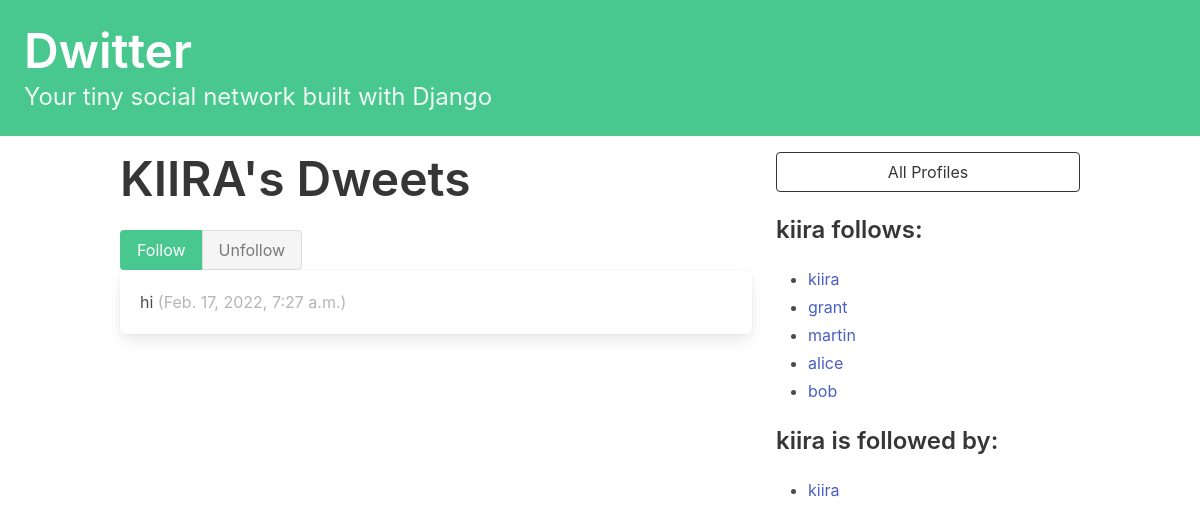
Before: /profile/1 with the older database file.
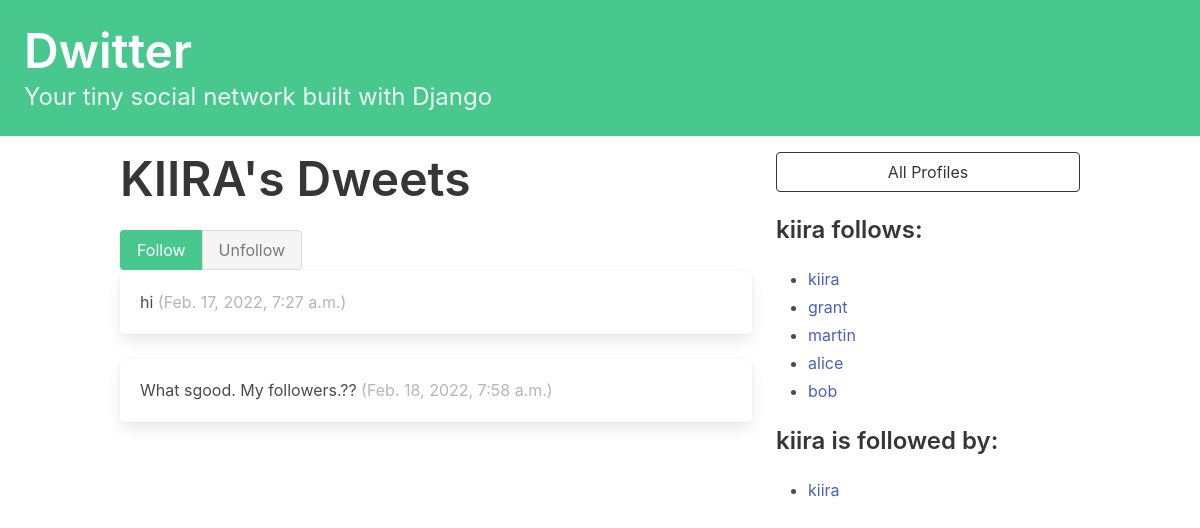
After: the same page with the newer database file.
### dwitter/models.py (models this page shows, shortened)
class Profile(models.Model):
    user = models.OneToOneField(User, on_delete=models.CASCADE)
    follows = models.ManyToManyField(
        "self",
        related_name="followed_by",
        symmetrical=False,
        blank=True
    )
    def __str__(self) -> str:
        return self.user.username

class Dweet(models.Model):
    user = models.ForeignKey(User, related_name="dweets", on_delete=models.DO_NOTHING)
    body = models.CharField(max_length=140)
    created_at = models.DateTimeField(auto_now_add=True)

### dwitter/views.py (the view, shortened to what this page needs)
# urls.py: path("profile/<int:pk>", profile, name="profile")
def profile(request, pk):
    profile = Profile.objects.get(id=pk)
    context = {"profile":profile}
    return render(request, "dwitter/profile.html", context)

### dwitter/templates/dwitter/profile.html (shortened to what this page needs)
{% extends 'base.html' %}
{% block content %}
<div class="column">
    <div class="block">
    <h1 class="title is-1">
        {{profile.user.username|upper}}'s Dweets
    </h1>
    </div>
    <form method="post">
    <div class="buttons has-addons">
        {% if profile in request.user.profile.follows.all %}
        <button class="button is-success is-static" name="follow" value="follow">Follow</button>
        <button class="button is-danger" name="follow" value="unfollow">Unfollow</button>
        {% else %}
        <button class="button is-success " name="follow" value="follow">Follow</button>
        <button class="button is-danger is-static" name="follow" value="follow">Unfollow</button>
        {% endif %}
    </div>
</form>
<div class="content">
    {% for dweet in profile.user.dweets.all %}
        <div class="box">
            {{ dweet.body }}
            <span class="is-small has-text-grey-light">
                ({{ dweet.created_at }})
            </span>
        </div>
    {% endfor %}
</div>
</div>
<div class="column is-one-third">
    <div class="block">
        <a href="{% url 'profile_list'%}">
            <button class="button is-dark is-outlined is-fullwidth">
                All Profiles
            </button>
        </a>
    </div>
    <div class="block">
        <h3 class="title is-4">
            {{profile.user.username}} follows:
        </h3>
        <div class="content">
            <ul>
            {% for following in profile.follows.all %}
                <li>
                    <a href="{% url 'profile' following.id %}">
                        {{ following }}
                    </a>
                </li>
            {% endfor %}
            </ul>
        </div>
    </div>
    <div class="block">
        <h3 class="title is-4">
            {{profile.user.username}} is followed by:
        </h3>
        <div class="content">
            <ul>
            {% for follower in profile.followed_by.all %}
                <li>
                    <a href="{% url 'profile' follower.id  %}">
                        {{ follower }}
                    </a>
                </li>
            {% endfor %}
            </ul>
        </div>
    </div>
</div>
{% endblock content %}

### dwitter/templates/base.html (shortened to what this page needs)
<!DOCTYPE html>
<html lang="en">
<head>
      <link rel="stylesheet"
      href="https://cdn.jsdelivr.net/npm/bulma@0.9.3/css/bulma.min.css">
</head>
<body>
    <section class="hero is-small is-success mb-4">
        <div class="hero-body">
           <a href=" {% url 'dashboard' %}">
               <h1 class="title is-1">Dwitter</h1>
            <p class="subtitle is-4">
                Your tiny social network built with Django
            </p>
        </a>
        </div>
    </section>
    <div class="container">
       <div class=columns>
           {% block content %}
        {% endblock content %}
       </div>
    </div>
</body>
</html>

Changed rows visible on the page:
added Dweet: body "What sgood. My followers.??", created_at "Feb. 18, 2022, 7:58 a.m."
